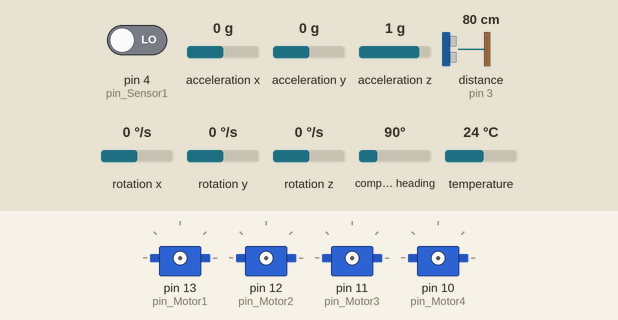
Bench run of a sketch on a simulated Arduino Uno, built with avr-gcc and run on an emulated ATmega328P. On the bench: 4 × servo. The inputs (shaded band) are chosen by the test bench; at power-on: acceleration x 0 g, pin 4 (pin_Sensor1) LOW, acceleration y 0 g, acceleration z 1 g, distance to the obstacle (sensor on pin 3) 80 cm, rotation x 0 °/s, rotation y 0 °/s, rotation z 0 °/s, compass heading 90°, temperature 24 °C. The echo pulse lasts 58.3 µs per cm; EEPROM starts erased; what the sketch prints to the serial monitor is not drawn.

Above: at 0.1 s.
At 33.2 s:
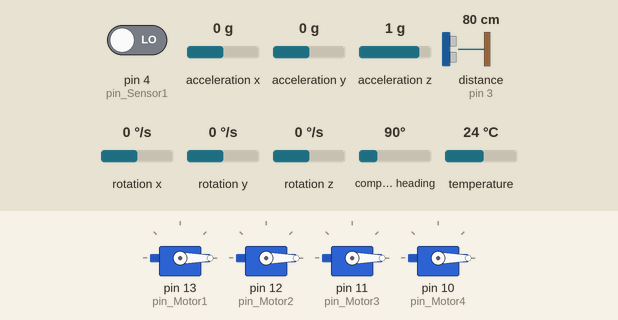
33.3 s: acceleration x set to -1.4 g
At 42.62 s:
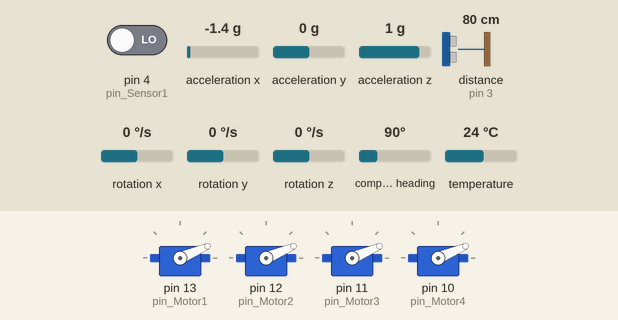
Timing chart, 0 to 54.3 s (numbered marks = the images above; inputs shaded):
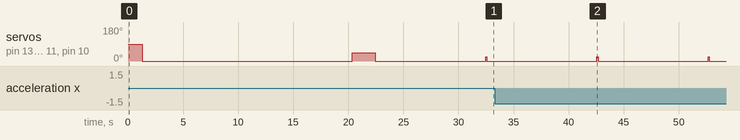

Measured:
- by itself, servo on pin 13 (pin_Motor1), servo on pin 12 (pin_Motor2), servo on pin 11 (pin_Motor3), servo on pin 10 (pin_Motor4): alternates 23° for 0.10 s and 0° for 10.0 s

The sketch:

Quadcopter.ino
```cpp
// Define pin ports from Pins.h
#include "Pins.h"

// Include setup libraries.
#include "Motors.h"
#include "OpticalSensorSetup.h"
#include "IMU_QUAD.h"
#include "MeasureHeight.h";
#include "PID.h";

// Declare Euler angles.
float roll_angle = 20.0, initial_roll_angle = 0, pitch_angle = 20.0, initial_pitch_angle = 0;
float yaw_angle = -10000.0, initial_yaw_angle = 0;

// Declare Euler angle rates [rad/s];
float roll_rate = 20.0; float pitch_rate = 20.0;
float yaw_rate = -10000.0;

// Declare temperature and height variables to non-sense values.
int8_t temperature = 100; float height = 100000.0;

// Declare acceleration measurements to non-sense values.
float x_accel = -999.0; float y_accel = -999.0; float z_accel = -999.0;

// Define outputs from the pitch and roll PID controllers.
int output_pitch = 0, output_roll = 0, output_pitch_rate = 0, output_roll_rate = 0;

// Define the maximum height at which the quadcopter can fly.
const int max_height = 10;  // [cm].

// Define PID thresholds.
const float pid_angle_threshold = 1.5, pid_angular_threshold = 1.25;

boolean obstacle = false;

/*
 * This is the main script for the Quadcopter project. Before uploading the code,
 * read the instructions below:
 * 0. Modify pins at which motors, optical sensors and IMU will be connected in Pins.h
 * 1. If your motors require of calibration, change REQUIRE_CALIBRATION in MotorSetup.h
 *    to true.
 * 2. Either if your motors are calibrated or not, the user may change the
 *    minimum and maximum pulse widths as desired in MotorSetup.h by changing the
 *    values of MIN_PULSE_LENGTH and MAX_PULSE_LENGTH. If your motors are calibrated
 *    under some other values, change these variables as required. If your motors are
 *    not calibrated, these variables may be changed by user requirements.
 * 3. If calibration is required, follow the instructions given on screen. Otherwise,
 *    proceed with the execution.
 * 4. At this point, motors will start rotating in a given sequence at minimum
 *    throttle.
 * 5. Next, the IMU is initialized. At this point the serial monitor should already
 *    be opened to follow instructions.
 * 6. If no IMU calibration is found on Arduino's EEPROM, the user may follow the
 *    instructions given in:
 *    https://es.mathworks.com/help/supportpkg/arduinoio/ug/calibrate-sensors.html
 *    The code will automatically stop the calibration once the full process is done.
 *    The calibration profile will be saved. If a calibration profile is found,
 *    the IMU may require to slightly move the device to calibrate the magnetometer.
 * 7. Optical Sensors are initialized.
 */

void setup() {

  // Initialize the Serial Monitor.
  Serial.begin(9600);
  delay(1000);

  // Initialize the Motors.
  MotorSetup();

  // Initialize IMU.
  initializeIMU();

  delay(10000);

  // Get initial angles.
  getEulerAngles(initial_roll_angle, initial_pitch_angle, initial_yaw_angle);

  // Arm motors to run at minimum pulse width.
  setIdle();

  // Initialize the Optical Sensors.
  OpticalSensorSetup();

  // Initialize the pitch and roll PIDs.
  initializePitchPID(pitch_angle);
  initializeRollPID(roll_angle);
  initializePitchAngularPID(pitch_rate);
  initializeRollAngularPID(roll_rate);

}

void loop() {

  obstacle = detect_obstacles();

  if (not obstacle){
    stopMotors();
    delay(10000);
  }

  /**************************************************************************/
  /*
                    Get all information from the IMU.
      */
  /**************************************************************************/
  // Get Euler angles.
  getEulerAngles(roll_angle, pitch_angle, yaw_angle);
  pitch_angle -= initial_pitch_angle;
  roll_angle -= initial_roll_angle;

  // Get Angular velocities.
  getAngularVelocities(roll_rate, pitch_rate, yaw_rate);

  // Get Height in centimeters from the ultrasonic sensor.
  getTemperature(temperature);
  MeasureHeight(temperature, height);
  Serial.print("Height above ground\t");
  Serial.print(height);
  Serial.println("\t centimetres.");

  if (height < max_height){
    addMicroseconds(7);
  }
  else if (height > max_height){
    addMicroseconds(-20);
  }


  // Get acceleration data.
  getAcceleration(x_accel, y_accel, z_accel);

    /**************************************************************************/
  /*
                                    PID
      */
  /**************************************************************************/
  // Run pitch and roll PIDs.
  output_pitch = runPitchPID(pitch_angle);
  output_pitch_rate = (runPitchAngularPID(pitch_rate));
  output_roll = runRollPID(roll_angle);
  output_roll_rate = (runRollAngularPID(roll_rate));

  // Decide which motors should be corrected by the sign of the pitch angle.

  if (pitch_angle > pid_angle_threshold){
    decreasePitch(output_pitch, pitch_angle);
  }
  else if (pitch_angle < -pid_angle_threshold){
    increasePitch(output_pitch, pitch_angle);
  }

  // Decide which motors should be corrected by the sign of the pitch angular velocity.
  if (pitch_rate > pid_angular_threshold){
    increasePitch(output_pitch_rate, pitch_angle);
  }
  else if (pitch_rate < -pid_angular_threshold){
    decreasePitch(output_pitch_rate, pitch_angle);
  }

  // Decide which motors should be corrected by the sign of the pitch angle.
  if (roll_angle > pid_angle_threshold){
    decreaseRoll(output_roll, roll_angle);
  }
  else if (roll_angle < -pid_angle_threshold){
    increaseRoll(output_roll, roll_angle);
  }

  // Decide which motors should be corrected by the sign of the pitch angular velocity.
  if (roll_rate > pid_angular_threshold){
    increaseRoll(output_roll_rate, roll_angle);
  }
  else if (roll_rate < -pid_angular_threshold){
    decreaseRoll(output_roll_rate, roll_angle);
  }

  // Establish delay for new measurements.
  delay(BNO055_SAMPLERATE_DELAY_MS);
}
```

IMU_QUAD.h
```cpp
#include <Wire.h>
#include <Adafruit_Sensor.h>
#include <Adafruit_BNO055.h>
#include <utility/imumaths.h>
#include <EEPROM.h>

/*
 * Main code of the IMU based on the example given in:
 * https://github.com/adafruit/Adafruit_BNO055/blob/master/examples/read_all_data/read_all_data.ino
 * This script will contain all the functions related with the IMU. These will be:
 *    - Obtain Euler angles: Roll, Pitch, Yaw.
 *    - Obtain angular velocities: omega_x, omega_y, omega_z.
 *
 * Moreover, within this code the user will be able to calibrate the IMU if no configuration is
 * found within the EEPROM. For that purpose, the user will receive instructions on the serial
 * monitor to calibrate the gyroscope, magnetometer and accelerometer. Once full calibration is
 * finished, this setting will be saved in the EEPROM, so the user will no longer need to calibrate
 * the IMU.
 */

 // Set the refresh time between measurements.
 #define BNO055_SAMPLERATE_DELAY_MS (100)

 // Check I2C device address and correct line below (by default address is 0x29 or 0x28)
//                                   id, address
Adafruit_BNO055 bno = Adafruit_BNO055(55, 0x28);

/**************************************************************************/
/*
    Displays some basic information on this sensor from the unified
    sensor API sensor_t type (see Adafruit_Sensor for more information)
    */
/**************************************************************************/
void displayIMUDetails(void)
{
    sensor_t sensor;
    bno.getSensor(&sensor);
    Serial.println("          IMU INFORMATION           ");
    Serial.println("------------------------------------");
    Serial.print("Sensor:       "); Serial.println(sensor.name);
    Serial.print("Driver Ver:   "); Serial.println(sensor.version);
    Serial.print("Unique ID:    "); Serial.println(sensor.sensor_id);
    Serial.print("Max Value:    "); Serial.print(sensor.max_value); Serial.println(" xxx");
    Serial.print("Min Value:    "); Serial.print(sensor.min_value); Serial.println(" xxx");
    Serial.print("Resolution:   "); Serial.print(sensor.resolution); Serial.println(" xxx");
    Serial.println("------------------------------------");
    Serial.println("");
    delay(500);
}


/**************************************************************************/
/*
    Display some basic info about the sensor status
    */
/**************************************************************************/
void displayIMUStatus(void)
{
    /* Get the system status values (mostly for debugging purposes) */
    uint8_t system_status, self_test_results, system_error;
    system_status = self_test_results = system_error = 0;
    bno.getSystemStatus(&system_status, &self_test_results, &system_error);

    /* Display the results in the Serial Monitor */
    Serial.println("");
    Serial.print("System Status: 0x");
    Serial.println(system_status, HEX);
    Serial.print("Self Test:     0x");
    Serial.println(self_test_results, HEX);
    Serial.print("System Error:  0x");
    Serial.println(system_error, HEX);
    Serial.println("");
    delay(500);
}


/**************************************************************************/
/*
    Display sensor calibration status
    */
/**************************************************************************/
void displayCalStatus(void)
{
    /* Get the four calibration values (0..3) */
    /* Any sensor data reporting 0 should be ignored, */
    /* 3 means 'fully calibrated" */
    uint8_t system, gyro, accel, mag;
    system = gyro = accel = mag = 0;
    bno.getCalibration(&system, &gyro, &accel, &mag);

    /* The data should be ignored until the system calibration is > 0 */
    Serial.print("\t");
    if (!system)
    {
        Serial.print("! ");
    }

    /* Display the individual values */
    Serial.print("Sys:");
    Serial.print(system, DEC);
    Serial.print(" G:");
    Serial.print(gyro, DEC);
    Serial.print(" A:");
    Serial.print(accel, DEC);
    Serial.print(" M:");
    Serial.print(mag, DEC);
}

/**************************************************************************/
/*
    Display the raw calibration offset and radius data
    */
/**************************************************************************/
void displaySensorOffsets(const adafruit_bno055_offsets_t &calibData)
{
    Serial.print("Accelerometer offsets: ");
    Serial.print(calibData.accel_offset_x); Serial.print(" ");
    Serial.print(calibData.accel_offset_y); Serial.print(" ");
    Serial.print(calibData.accel_offset_z); Serial.print(" ");

    Serial.print("\nGyro offsets: ");
    Serial.print(calibData.gyro_offset_x); Serial.print(" ");
    Serial.print(calibData.gyro_offset_y); Serial.print(" ");
    Serial.print(calibData.gyro_offset_z); Serial.print(" ");

    Serial.print("\nMagnetic offsets: ");
    Serial.print(calibData.mag_offset_x); Serial.print(" ");
    Serial.print(calibData.mag_offset_y); Serial.print(" ");
    Serial.print(calibData.mag_offset_z); Serial.print(" ");

    Serial.print("\nAccel Radius: ");
    Serial.print(calibData.accel_radius);

    Serial.print("\nMag Radius: ");
    Serial.print(calibData.mag_radius);
}


/**************************************************************************/
/*
    Arduino setup function (automatically called at startup)
    */
/**************************************************************************/
void initializeIMU(void)
{
    Serial.println("                                                            IMU INITIALIZATION                                                                 ");
    Serial.println("-----------------------------------------------------------------------------------------------------------------------------------------------");
    Serial.println("Orientation Sensor Test"); Serial.println("");

    /* Initialise the sensor */
    if (!bno.begin())
    {
        /* There was a problem detecting the BNO055 ... check your connections */
        Serial.print("Ooops, no BNO055 detected ... Check your wiring or I2C ADDR!");
        while (1);
    }

    int eeAddress = 0;
    long bnoID;
    bool foundCalib = false;

    EEPROM.get(eeAddress, bnoID);

    adafruit_bno055_offsets_t calibrationData;
    sensor_t sensor;

    /*
    *  Look for the sensor's unique ID at the beginning oF EEPROM.
    *  This isn't foolproof, but it's better than nothing.
    */
    bno.getSensor(&sensor);
    if (bnoID != sensor.sensor_id)
    {
        Serial.println("\nNo Calibration Data for this sensor exists in EEPROM");
        delay(500);
    }
    else
    {
        Serial.println("\nFound Calibration for this sensor in EEPROM.");
        eeAddress += sizeof(long);
        EEPROM.get(eeAddress, calibrationData);

        displaySensorOffsets(calibrationData);

        Serial.println("\n\nRestoring Calibration data to the BNO055...");
        bno.setSensorOffsets(calibrationData);

        Serial.println("\n\nCalibration data loaded into BNO055");
        foundCalib = true;
    }

    delay(1000);

    /* Display some basic information on this sensor */
    displayIMUDetails();

    /* Optional: Display current status */
    displayIMUStatus();

   /* Crystal must be configured AFTER loading calibration data into BNO055. */
    bno.setExtCrystalUse(true);

    sensors_event_t event;
    bno.getEvent(&event);
    /* always recal the mag as It goes out of calibration very often */
    if (foundCalib){
        Serial.println("Move sensor slightly to calibrate magnetometers");
        while (!bno.isFullyCalibrated())
        {
            bno.getEvent(&event);
            delay(BNO055_SAMPLERATE_DELAY_MS);
        }
    }
    else
    {
        Serial.println("Please Calibrate Sensor: ");
        while (!bno.isFullyCalibrated())
        {
            bno.getEvent(&event);

            Serial.print("X: ");
            Serial.print(event.orientation.x, 4);
            Serial.print("\tY: ");
            Serial.print(event.orientation.y, 4);
            Serial.print("\tZ: ");
            Serial.print(event.orientation.z, 4);

            /* Optional: Display calibration status */
            displayCalStatus();

            /* New line for the next sample */
            Serial.println("");

            /* Wait the specified delay before requesting new data */
            delay(BNO055_SAMPLERATE_DELAY_MS);
        }
    }

    Serial.println("\nFully calibrated!");
    Serial.println("--------------------------------");
    Serial.println("Calibration Results: ");
    adafruit_bno055_offsets_t newCalib;
    bno.getSensorOffsets(newCalib);
    displaySensorOffsets(newCalib);

    Serial.println("\n\nStoring calibration data to EEPROM...");

    eeAddress = 0;
    bno.getSensor(&sensor);
    bnoID = sensor.sensor_id;

    EEPROM.put(eeAddress, bnoID);

    eeAddress += sizeof(long);
    EEPROM.put(eeAddress, newCalib);
    Serial.println("Data stored to EEPROM.");

    Serial.println("\n--------------------------------\n");
    delay(500);
    Serial.println("-----------------------------------------------------------------------------------------------------------------------------------------------");
}

void getEulerAngles(float &roll_angle, float &pitch_angle, float &yaw_angle){
  /*
   * Obtain Euler angles (Roll, pitch and yaw) from the IMU. From tests it is shown
   * that a change on the "x" angle corresponds to a change in yaw; a change on the
   * "y" angle means a change in roll and pitch variation corresponds to a change in
   * "z" angle. The IMU expresses orientation in DEGREES.
   * X axis is oriented towards East, Y axis towards North.
   */

   // Define the orientation event from the Adafruit sensor library.
   sensors_event_t orientationData;

   // Based on the event, extract the corresponding info from the IMU.
   bno.getEvent(&orientationData, Adafruit_BNO055::VECTOR_EULER);

   // Retrieve angles from the IMU event.
   yaw_angle = orientationData.orientation.x;
   roll_angle = orientationData.orientation.y;
   pitch_angle = orientationData.orientation.z;
}

void getAngularVelocities(float &roll_rate, float &pitch_rate, float &yaw_rate){
  /*
   * Get angular velocities for each of the axis. These will be related to the change
   * in the roll, pitch and yaw angles.
   * Units are RADIANS/SECONDS.
   */

   // Define the gyroscope event from the Adafruit sensor library.
   sensors_event_t angVelocityData;

   // Get angular velocities from the IMU.
   bno.getEvent(&angVelocityData, Adafruit_BNO055::VECTOR_GYROSCOPE);

   // Retrieve angular velocities.
   pitch_rate = angVelocityData.gyro.x;
   roll_rate = angVelocityData.gyro.y;
   yaw_rate = angVelocityData.gyro.z;

}

void getAcceleration(float &x_accel, float &y_accel, float &z_accel){
  /*
   * Get x, y and z components of the acceleration from the IMU.
   * Notice that the gravity acceleration is substracted to
   * eliminate gravity contribution.
   * Units are m/s^2.
   */

   // Define the acceleration event from the Adafruit sensor library.
   sensors_event_t linearAccelData;

   // Get the acceleration data from the IMU.
   bno.getEvent(&linearAccelData, Adafruit_BNO055::VECTOR_LINEARACCEL);

   // Retrieve acceleration data.
   x_accel = linearAccelData.acceleration.x;
   y_accel = linearAccelData.acceleration.y;
   z_accel = linearAccelData.acceleration.z;
}

void getTemperature(int8_t &temperature){
  /*
   * Get ambient temperature from the IMU.
   * Temperature is measured in DEGREES CELSIUS.
   */
   temperature = bno.getTemp();
}
```

OpticalSensorSetup.h
```cpp
// Declare sensor pins from Pins.h
extern int pin_Sensor1; extern int pin_Sensor2; extern int pin_Sensor3; extern int pin_Sensor4;

void OpticalSensorSetup() {
  Serial.println("Starting Optical Sensor...");

  // Define the defined pins as input pins.
  pinMode(pin_Sensor1, INPUT);

  delay(500);
  Serial.println("Sensors were properly initialized!");
}

boolean detect_obstacles(){
  boolean detect = digitalRead(pin_Sensor1);
  if (detect == HIGH){
    Serial.println("No Obstacle detected");
  }
  else if (detect == LOW){
    Serial.println("Obstacle detected");
  }

  return detect;
}
```

Pins.h
```cpp
// Declare motor pins.
int pin_Motor1 = 13;
int pin_Motor2 = 12;
int pin_Motor3 = 11;
int pin_Motor4 = 10;

// Declare Optical Sensors' pins.
int pin_Sensor1 = 4;

// Declare ultrasonic sensor.
int pin_Sensor5_trigger = 2;
int pin_Sensor5_echo = 3;
```

Source omitted: MeasureHeight.h (1673 bytes), Motors.h (13143 bytes), PID.h (4960 bytes)
